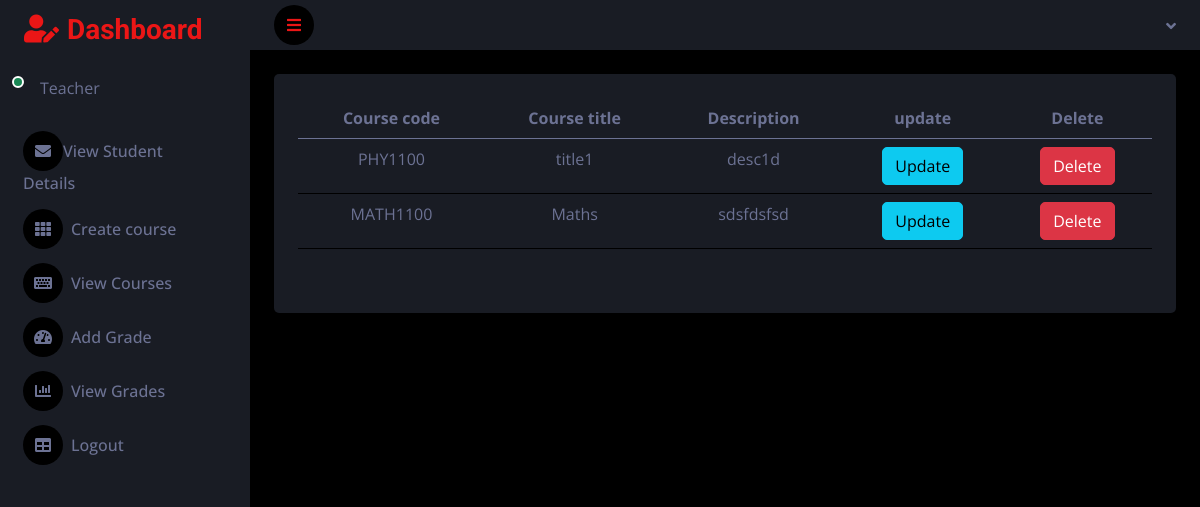
The app's page /teacher_view_courses/, older data.
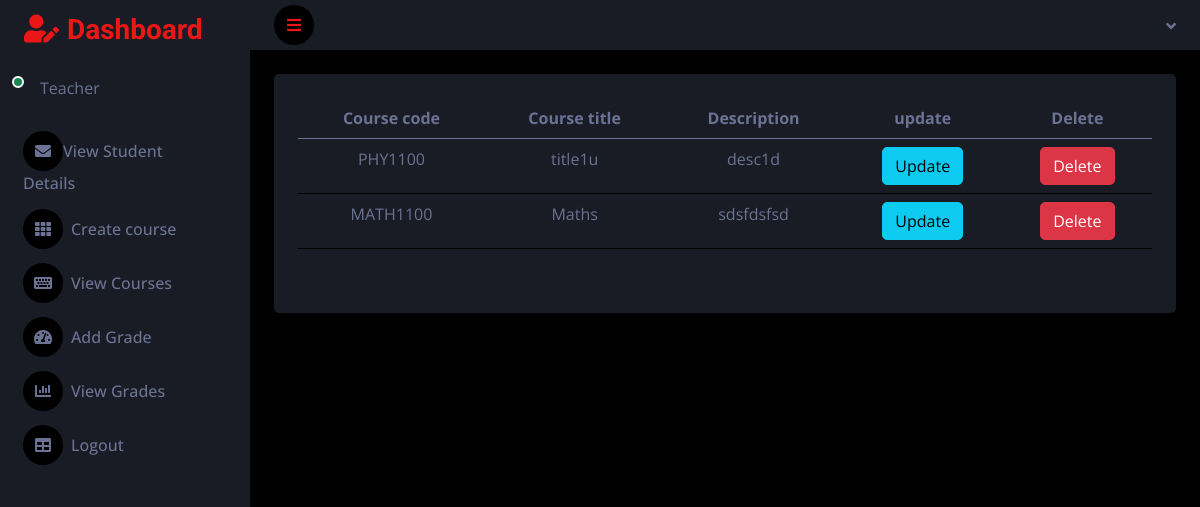
The same page, newer data.
### grade_app/models.py (models this page shows, shortened)
class Course(models.Model):
    course_code = models.CharField(max_length=250)
    title = models.CharField(max_length=250)
    description = models.TextField()

### grade_app/teacher_views.py (the view)
# urls.py: path('teacher_view_courses/',teacher_views.teacher_view_courses,name='teacher_view_courses'),
def teacher_view_courses(request):
    course_objects = Course.objects.all()
    return render(request,'teacher/teacher_view_courses.html',{'course_objects':course_objects})

### template/teacher/teacher_view_courses.html
{% extends 'teacher/teacher_dash.html' %}
{% block content %}
<table class="table" >
  <thead>
    <tr>
      <th scope="col">Course code</th>
      <th scope="col">Course title</th>
      <th scope="col">Description</th>
      <th scope="col">update</th>
      <th scope="col">Delete</th>
    </tr>
  </thead>
  <tbody>
  {% for i in course_objects %}
    <tr>
       <td>{{i.course_code}}</td>
      <td>{{i.title}}</td>
      <td>{{i.description}}</td>
      <td><a href="{% url 'teacher_update_course' i.id %}"><button class="btn btn-info">Update</button></a></td>
      <td>
          <a href="{% url 'teacher_delete_course' i.id %}" class="btn btn-danger" onclick="confirm_delete()">Delete</a>
      </td>
    </tr>
  {% endfor %}
  </tbody>
</table>
{% endblock %}

Row changes from the older to the newer data that the page shows:
changed Course "PHY1100": title "title1" → "title1u"
